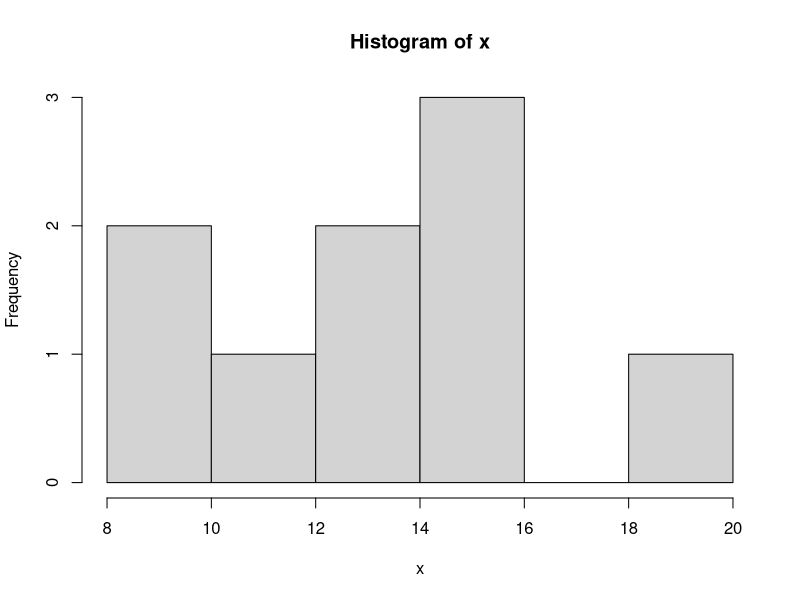
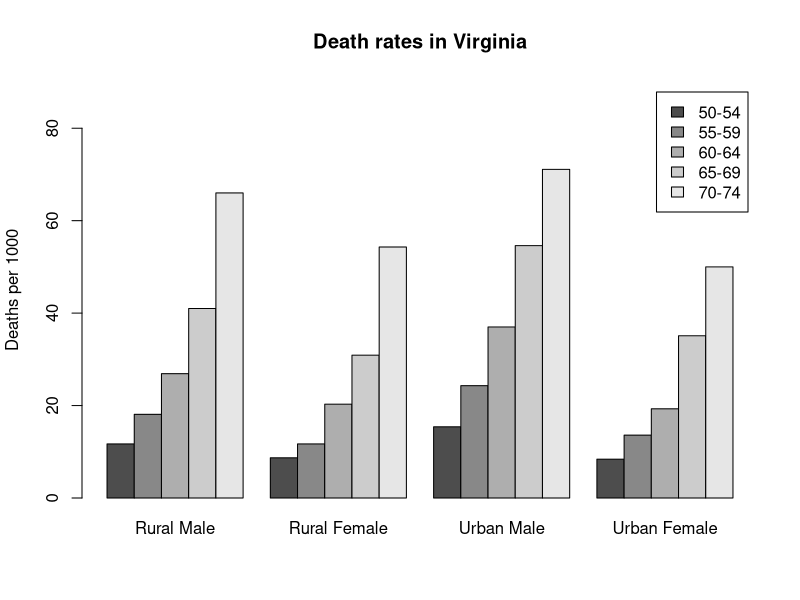
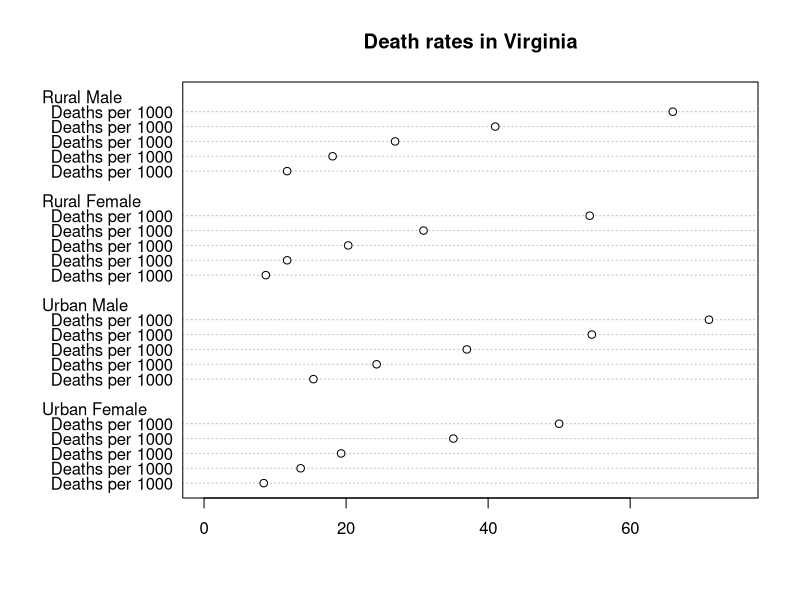
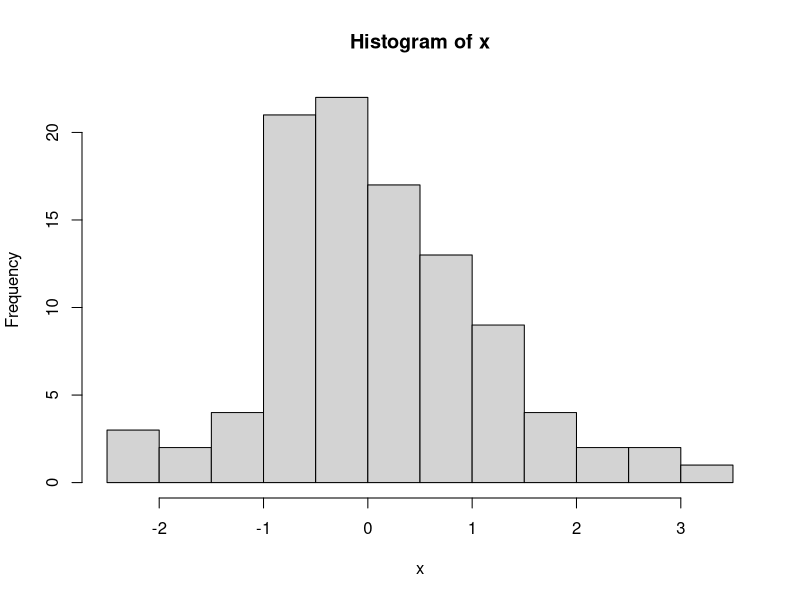
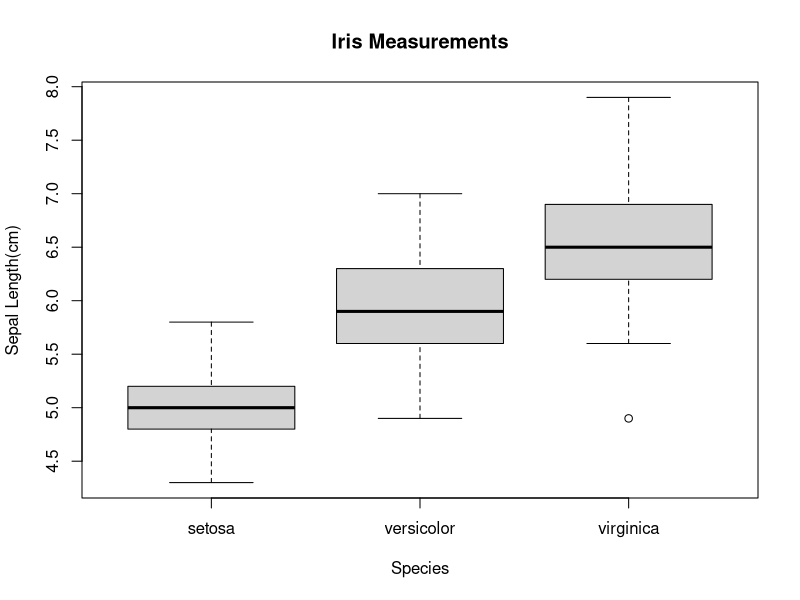
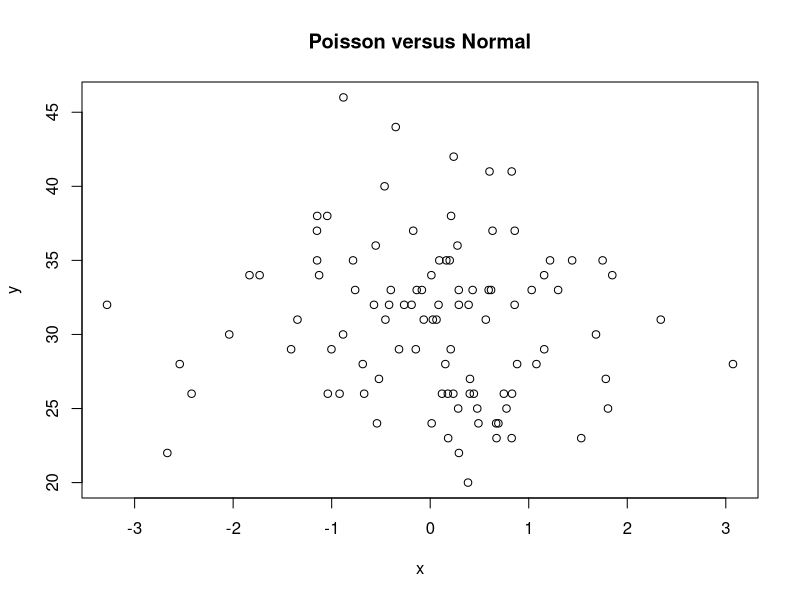
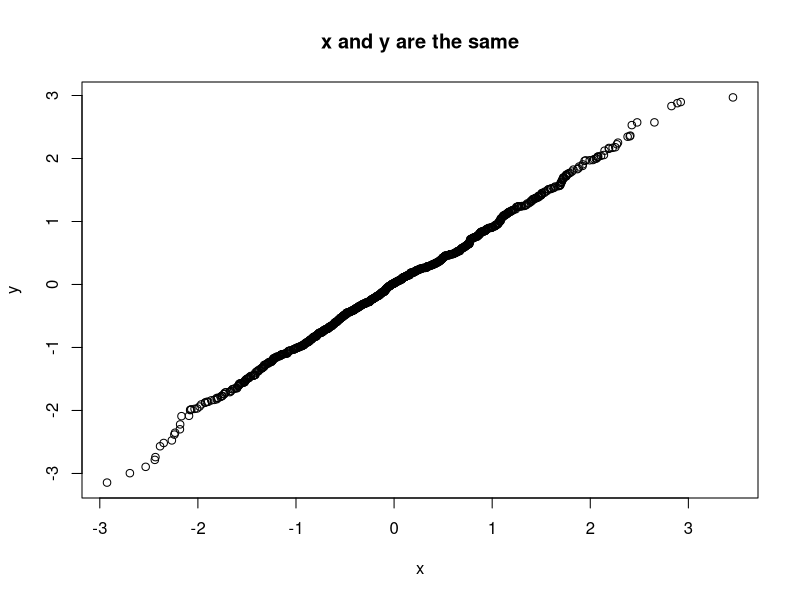
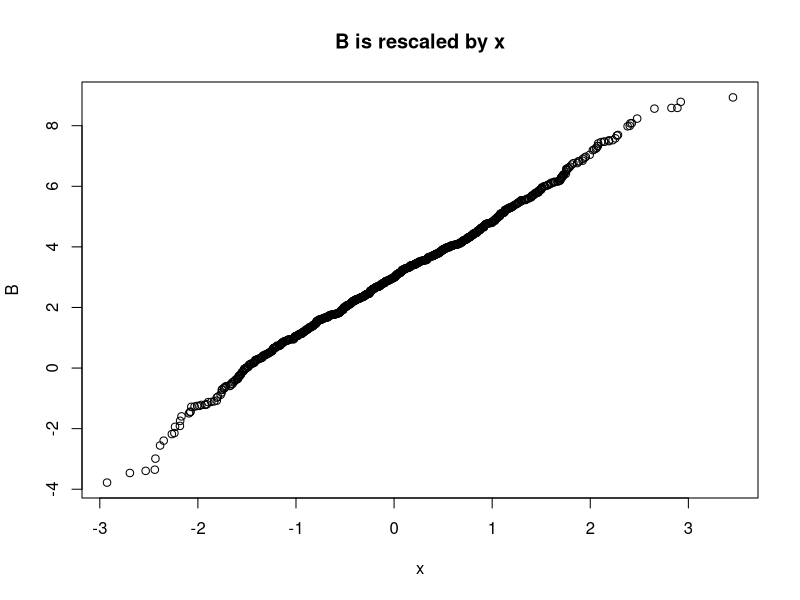

The R source for these figures, in order:
## ---- chunk 1
3^4 #power
31%%7 #remainder
## ---- chunk 2
c<-1:11
mean(c)
var(c)
## ---- chunk 3
c(0,7,8) #c()is used to collect things into a vector 
x<-c(0,7,8)
numbers<-5:20
joint<-c(numbers,x) #join both vectors together
joint[5] #asking for the 5th index in the vector
joint[c(1,3,5,7)] #asking for multiple numbers
x[-2] #select all but the second element of x
x*3 #every element in vector x to be multiplied by 3
x-5 #every element in the vector x to minus 5
x^3 #every element in vector x to be in the power of 3
## ---- chunk 4
seq(1,21,by=2)
rep(3,12) #number 3 to be repeated 12 times 
rep(c(1,4),c(3,2)) #number 1 to be repeated 3 times;number 4 to be repeated 2 times 
rep(c(1,4),each=3)
rep(seq(2,20,2),rep(2,10)) #every element to be repeated two times
## ---- chunk 5
colors<-c("red","yellow","blue")
more.colors<-c(colors,"green","magenta","cyan")
substr(colors,1,2)
paste(colors,"flowers")
paste("several",colors,"s",sep=" ")
paste("I like",colors,collapse=",")
## ---- chunk 6
grp<-c("cat","dog","cat","dog")
grp<-factor(grp)
grp
as.integer(grp)
levels(grp)
levels(grp)[as.integer(grp)]
## ---- chunk 7
m<-matrix(1:6,nrow=2,ncol=3)
m
m[1,2] #first column,second row
m[1,] #first column
m[,1] #first row
a<-array(1:24,c(3,4,2))
a
## ---- chunk 8
colors<-c("red","yellow","blue")
numbers<-c(1,2,3)
colors.and.numbers<-data.frame(colors,numbers,more.numbers=c(4,5,6))
colors.and.numbers
## ---- chunk 9
#?mean 
#help(mean)
## ---- chunk 10
x<-c(12,15,13,20,14,16,10,8,15)
hist(x)
## ---- chunk 11
VADeaths
barplot(VADeaths,beside=TRUE,legend=TRUE,ylim=c(0,90),ylab="Deaths per 1000",main="Death rates in Virginia")
## ---- chunk 12
dotchart(VADeaths,xlim=c(0,75),lab="Deaths per 1000",main="Death rates in Virginia")
## ---- chunk 13
x<-rnorm(100)
hist(x)
## ---- chunk 14
boxplot(Sepal.Length~Species,data=iris,ylab="Sepal Length(cm)",main="Iris Measurements",boswex=0.5)
## ---- chunk 15
x<-rnorm(100)
y<-rpois(100,30)
plot(x,y,main="Poisson versus Normal")
## ---- chunk 16
x<-rnorm(1000)
y<-rnorm(1000)
qqplot(x,y,main="x and y are the same")
B<-rnorm(1000,mean=3,sd=2)
qqplot(x,B,main="B is rescaled by x")
C<-rt(1000,df=2)
qqplot(x,C,main="C has heavier tails")
D<-exp(rnorm(1000))
qqplot(x,D,main="D is skewed to the right")
## ---- chunk 17
#Create a new dataframe 
sex <- c("M","F","M","F","F","M","F","M") 
length <- c(7.9,6.5,8.4,5.5,6.5,8.0,7.0,7.5) 
width <- c(2.3,1.7,2.6,1.7,1.9,2.1,1.8,1.9) 
indexfinger <- data.frame(sex,length,width) 
plot(width~length,data=indexfinger) 
#lighlight the longest male and female 
with(indexfinger[c(3,7),],points(length,width,pch=15)) #add linear regression for males 
abline(lm(width~length,data=indexfinger,subset=sex=="M"),lty=1) 
#add linear regression for females 
abline(lm(width~length,data=indexfinger,subset=sex=="F"),lty=2) 
#add legend for two lines 
legend("topleft",legend=c("Male","Female"),lty=1:2)
## ---- chunk 18
par(mar=c(5,5,5,5)     +0.1) 
plot(c(1,9),c(0,50),type="n",xlab="",ylab="") 
text(6,40,"Plot region") 
points(6,20) 
text(6,20,"(6,20)",adj=c(0.5,2)) 
mtext(paste("Margin",1:4),side=1:4,line=3) 
mtext(paste("Line",0:4),side=1,line=0:4,,at=3,cex=0.6) 
mtext(paste("Line",0:4),side=2,line=0:4,,at=15,cex=0.6) 
mtext(paste("Line",0:4),side=3,line=0:4,,at=3,cex=0.6) 
mtext(paste("Line",0:4),side=4,line=0:4,,at=15,cex=0.6)
## ---- chunk 19
Fibonacci <- numeric(12) 
Fibonacci[1] <- Fibonacci[2] <-1 
for (i in 3:12) Fibonacci[i] <- Fibonacci[i-2]+Fibonacci[i-1]
## ---- chunk 20
corplot<-function(x,y,plotit){
  if (plotit == TRUE)
    plot(x,y)       
  cor(x,y)
}
corplot(c(2,5,7),c(5,6,8),FALSE)
## ---- chunk 21
x<-3 
tolerance<-0.000001
repeat{
  f<-x^3+2*x^2-7   
  if (abs(f)<tolerance) break   
  f.prime<-3*x^2+4*x   
  x<-x-f/f.prime
}
x
## ---- chunk 22
random.number <- numeric(50) 
random.seed <- 27218 
for (j in 1:50){
  random.seed <- (171*random.seed) %% 30269
  random.number[j] <- random.seed/30269 
} 
random.number
## ---- chunk 23
set.seed(32789) #ensures that output will match others 
runif(10,min=-3,max=-1)
## ---- chunk 24
set.seed(23207) 
guesses <- runif(20) 
correct.answers <- (guesses <0.2) 
correct.answers
table(correct.answers)
## ---- chunk 25
#probability of getting four heads in six tosses of a fair coin 
dbinom(x=4,size=6,prob=0.5)
#cumulative probability(P(X<=4)) 
pbinom(4,6,0.5)
#the quantiles for the binomial distribution(89th percentile) 
qbinom(0.89,6,0.5)
## ---- chunk 26
dpois(x=3,0.5)
rpois(10,3.7)
## ---- chunk 27
H3 <- matrix(c(1,1/2,1/3,1/2,1/3,1/4,1/3,1/4,1/5),nrow=3) 
H3
1/cbind(seq(2,4),seq(2,4),seq(3,5))
1/rbind(seq(2,4),seq(2,4),seq(3,5))
matrix(seq(1,12),nrow=3)
x1 <- seq(1,3) 
x2 <- x1^2 
X <- cbind(x1,x2) 
X
X[3,2]
X[3,]
X[,2]
#if we want to maintain the result as a row or column vector ,use drop=FALSE 
X[3,,drop=FALSE]
X[,2,drop=FALSE]
colnames(X)
rownames(X)
#assign names 
rownames(X) <- c("obs1","obs2","obs3") 
X
## ---- chunk 28
dim(X)
diag(X)
